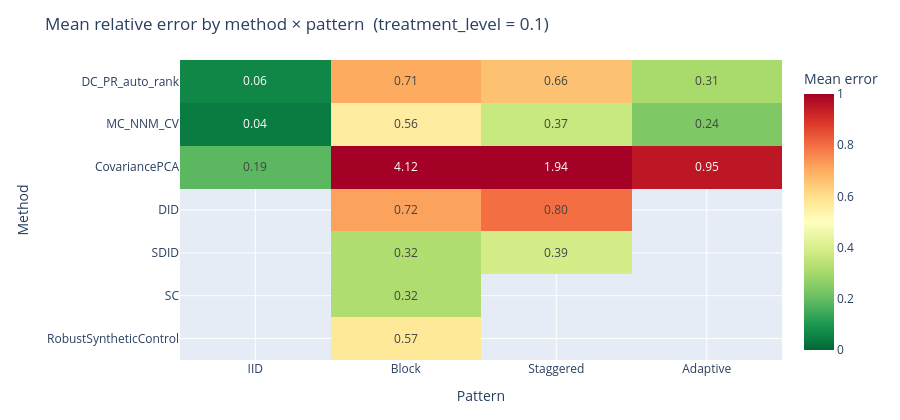

Write notebook code for a chart like this one.
### Code cell
import plotly.graph_objects as go

z_vals = pivot_err.values

# Build annotation text (show value or blank for NaN)
text_vals = [
    [f"{v:.2f}" if not np.isnan(v) else "" for v in row]
    for row in z_vals
]

fig = go.Figure(go.Heatmap(
    z=z_vals,
    x=PATTERNS_ORDER,
    y=METHODS_ORDER,
    text=text_vals,
    texttemplate="%{text}",
    colorscale="RdYlGn_r",
    zmin=0, zmax=1,
    colorbar=dict(title="Mean error"),
))
fig.update_layout(
    title="Mean relative error by method × pattern  (treatment_level = 0.1)",
    xaxis_title="Pattern",
    yaxis_title="Method",
    height=420,
    margin=dict(l=180, r=60, t=60, b=60),
    yaxis=dict(autorange="reversed"),
)
fig.show()

### Figure 1 — Plotly figure (JSON) as saved in the notebook; plotly's stock layout.template omitted (floating-point values rounded to 4 significant figures)
{"data": [{"colorbar": {"title": {"text": "Mean error"}}, "colorscale": [[0, "rgb(0,104,55)"], [0.1, "rgb(26,152,80)"], [0.2, "rgb(102,189,99)"], [0.3, "rgb(166,217,106)"], [0.4, "rgb(217,239,139)"], [0.5, "rgb(255,255,191)"], [0.6, "rgb(254,224,139)"], [0.7, "rgb(253,174,97)"], [0.8, "rgb(244,109,67)"], [0.9, "rgb(215,48,39)"], [1, "rgb(165,0,38)"]], "text": [["0.06", "0.71", "0.66", "0.31"], ["0.04", "0.56", "0.37", "0.24"], ["0.19", "4.12", "1.94", "0.95"], ["", "0.72", "0.80", ""], ["", "0.32", "0.39", ""], ["", "0.32", "", ""], ["", "0.57", "", ""]], "texttemplate": "%{text}", "type": "heatmap", "x": ["IID", "Block", "Staggered", "Adaptive"], "y": ["DC_PR_auto_rank", "MC_NNM_CV", "CovariancePCA", "DID", "SDID", "SC", "RobustSyntheticControl"], "z": [[0.06297, 0.7052, 0.6608, 0.3065], [0.04159, 0.5595, 0.3666, 0.239], [0.1852, 4.122, 1.938, 0.953], [NaN, 0.7178, 0.7982, NaN], [NaN, 0.3221, 0.3907, NaN], [NaN, 0.3172, NaN, NaN], [NaN, 0.5722, NaN, NaN]], "zmax": 1, "zmin": 0}], "layout": {"height": 420, "margin": {"b": 60, "l": 180, "r": 60, "t": 60}, "title": {"text": "Mean relative error by method × pattern  (treatment_level = 0.1)"}, "xaxis": {"title": {"text": "Pattern"}}, "yaxis": {"autorange": "reversed", "title": {"text": "Method"}}}}
